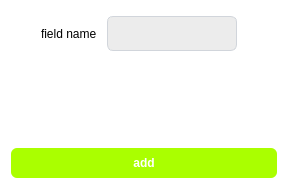
<?xml version="1.0" encoding="UTF-8"?>
<ui version="4.0">
 <class>Dialog</class>
 <widget class="QDialog" name="Dialog">
  <property name="geometry">
   <rect>
    <x>0</x>
    <y>0</y>
    <width>288</width>
    <height>191</height>
   </rect>
  </property>
  <property name="windowTitle">
   <string>Dialog</string>
  </property>
  <property name="styleSheet">
   <string notr="true">QDialog {
    background-color: #ffffff;
}

QLineEdit {
    border: 1px solid #d1d5db;
    border-radius: 6px;
    padding: 8px;
    font-size: 13px;
}

QPushButton {
    background-color: #3498db;
    color: white;
    border: none;
    border-radius: 6px;
    padding: 8px;
    font-weight: bold;
}

QPushButton:hover {
    background-color: #2980b9;
}</string>
  </property>
  <layout class="QVBoxLayout" name="verticalLayout">
   <item>
    <layout class="QHBoxLayout" name="horizontalLayout">
     <property name="spacing">
      <number>10</number>
     </property>
     <property name="leftMargin">
      <number>30</number>
     </property>
     <property name="topMargin">
      <number>4</number>
     </property>
     <property name="rightMargin">
      <number>40</number>
     </property>
     <property name="bottomMargin">
      <number>90</number>
     </property>
     <item>
      <widget class="QLabel" name="label">
       <property name="text">
        <string>field name</string>
       </property>
      </widget>
     </item>
     <item>
      <widget class="QLineEdit" name="line_edit_attr_name">
       <property name="styleSheet">
        <string notr="true">background-color: rgb(236, 236, 236);</string>
       </property>
      </widget>
     </item>
    </layout>
   </item>
   <item>
    <widget class="QPushButton" name="btn_add_confirm">
     <property name="styleSheet">
      <string notr="true">background-color: rgb(170, 255, 0);</string>
     </property>
     <property name="text">
      <string>add</string>
     </property>
    </widget>
   </item>
  </layout>
 </widget>
 <resources/>
 <connections/>
</ui>
